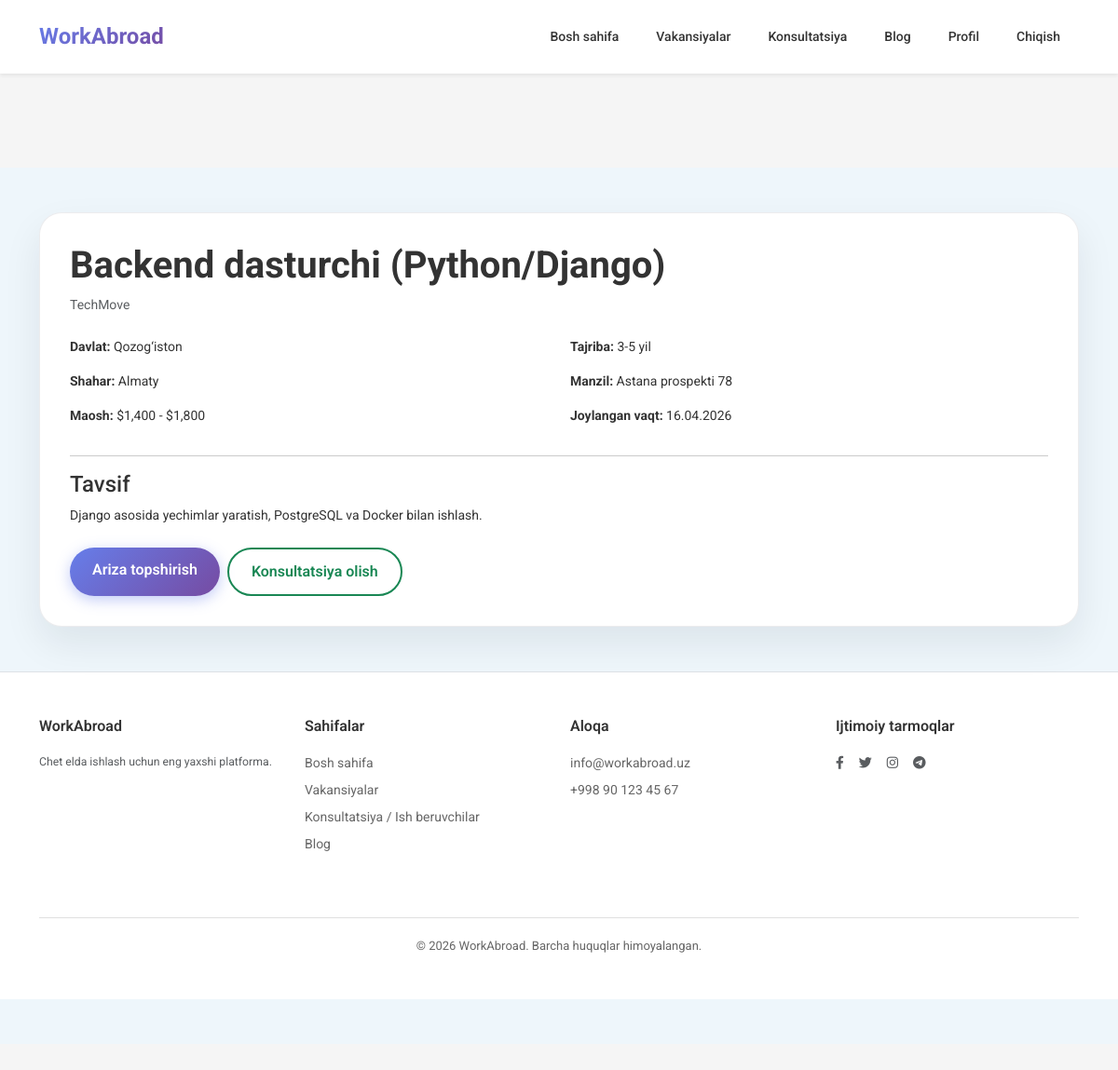
The page /jobs/2/ (signed in) on the database its author committed.
### jobs/models.py (models this page shows, shortened)
class Job(models.Model):
    title = models.CharField(max_length=200)
    company = models.CharField(max_length=200)
    posted_by = models.ForeignKey(
        settings.AUTH_USER_MODEL,
        on_delete=models.CASCADE,
        related_name='jobs',
        null=True,
        blank=True
    )
    country = models.CharField(max_length=100)
    city = models.CharField(max_length=100)
    address = models.CharField(max_length=255, blank=True, null=True)
    salary = models.CharField(max_length=100)
    experience = models.CharField(max_length=100)
    description = models.TextField()
    featured = models.BooleanField(default=False)
    approved = models.BooleanField(default=False)
    created_at = models.DateTimeField(auto_now_add=True)

### jobs/views.py (the view)
# urls.py: path('jobs/<int:job_id>/', views.job_detail, name='job_detail'),
def job_detail(request, job_id):
    job = get_object_or_404(Job, id=job_id)
    if not job.approved and (not request.user.is_authenticated or (job.posted_by != request.user and not request.user.is_staff)):
        return render(request, '404.html', status=404)
    return render(request, 'job_detail.html', {'job': job})

### templates/job_detail.html (shortened to what this page needs)
{% extends 'base.html' %}
{% block content %}
<section class="page-shell py-5">
    <div class="container">
        <div class="job-detail-card page-card">
    <h1 class="fw-bold">{{ job.title }}</h1>
    <p class="text-muted">{{ job.company }}</p>
    <div class="row mt-4">
        <div class="col-md-6">
            <p><strong>Davlat:</strong> {{ job.country }}</p>
            <p><strong>Shahar:</strong> {{ job.city }}</p>
            <p><strong>Maosh:</strong> {{ job.salary }}</p>
        </div>
        <div class="col-md-6">
            <p><strong>Tajriba:</strong> {{ job.experience }}</p>
            <p><strong>Manzil:</strong> {{ job.address }}</p>
            <p><strong>Joylangan vaqt:</strong> {{ job.created_at|date:"d.m.Y" }}</p>
        </div>
    </div>
    <hr>
    <h4>Tavsif</h4>
    <p>{{ job.description }}</p>
    <div class="mt-4 d-flex gap-2 flex-wrap">
        {% if user.is_authenticated %}
            <a href="{% url 'apply_job' job.pk %}" class="btn btn-primary rounded-pill px-4">Ariza topshirish</a>
        {% else %}
            <a href="{% url 'login' %}" class="btn btn-primary rounded-pill px-4">Ariza uchun login qiling</a>
        {% endif %}
        <a href="{% url 'consultation' %}" class="btn btn-outline-success rounded-pill px-4">Konsultatsiya olish</a>
    </div>
</div>
{% endblock %}

### static/css/style.css (style rules this page uses)
* { margin: 0; padding: 0; box-sizing: border-box; }
body { font-family: 'Roboto', -apple-system, BlinkMacSystemFont, 'Segoe UI', sans-serif; background-color: #f5f5f5; color: #333; line-height: 1.5; font-size: 14px; }
:root { --hh-blue: #00b4d8; --hh-blue-dark: #0099b8; --hh-blue-light: #e6f7fa; --hh-gray: #666; --hh-gray-light: #f8f9fa; --hh-white: #ffffff; --hh-border: #e0e0e0; --hh-text: #333; --hh-text-light: #666; }
.btn-primary { background-color: var(--hh-blue); border-color: var(--hh-blue); border-radius: 4px; font-weight: 500; padding: 8px 20px; }
.page-shell { background: #eef6fb; min-height: calc(100vh - 220px); padding: 60px 0; }
.page-shell .container { position: relative; z-index: 2; }
.page-shell .page-card, .page-shell .card, .page-shell .job-detail-card, .page-shell .form-card { background: #ffffff; border: 1px solid rgba(15, 23, 42, 0.08); border-radius: 24px; box-shadow: 0 18px 40px rgba(15, 23, 42, 0.08); transition: all 0.3s ease; }
.page-shell .btn-outline-secondary, .page-shell .btn-outline-primary, .page-shell .btn-outline-success { border-width: 2px; }
.info-card, .job-card, .job-detail-card, .form-card { background: rgba(255, 255, 255, 0.95); backdrop-filter: blur(20px); border: 1px solid rgba(255, 255, 255, 0.2); border-radius: 20px; padding: 2rem; box-shadow: 0 20px 40px rgba(0, 0, 0, 0.1); transition: all 0.3s cubic-bezier(0.4, 0, 0.2, 1); }
.btn { border-radius: 12px; padding: 12px 24px; font-weight: 600; transition: all 0.3s cubic-bezier(0.4, 0, 0.2, 1); position: relative; overflow: hidden; }
.btn::before { content: ''; position: absolute; top: 0; left: -100%; width: 100%; height: 100%; background: linear-gradient(90deg, transparent, rgba(255, 255, 255, 0.2), transparent); transition: left 0.5s; }
.btn-primary { background: linear-gradient(135deg, #667eea 0%, #764ba2 100%); border: none; box-shadow: 0 4px 15px rgba(102, 126, 234, 0.4); }
body { padding-top:80px; }

### rows shown on the page
Job: title "Backend dasturchi (Python/Django)", company "TechMove", country "Qozog‘iston", city "Almaty", salary "$1,400 - $1,800", experience "3-5 yil", address "Astana prospekti 78", created_at "16.04.2026", description "Django asosida yechimlar yaratish, PostgreSQL va Docker bilan ishlash."
